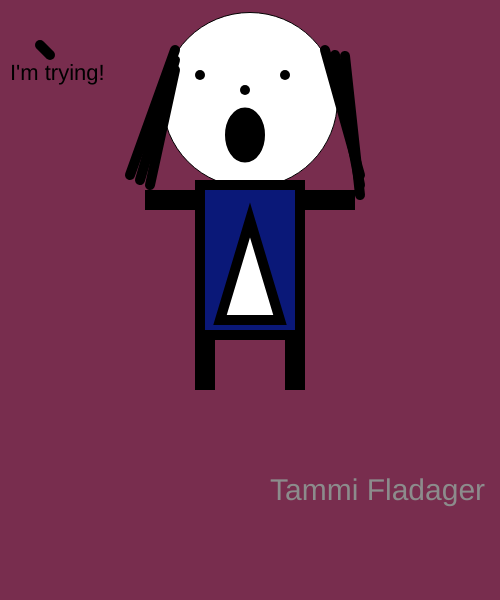
Frame 1 (no input)
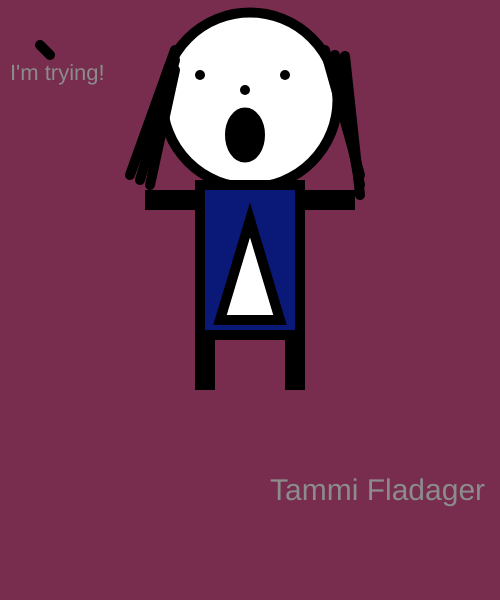
Frame 60 (no input)
Frame 120 (the mouse pressed at the canvas centre since frame 60): identical to frame 60, image omitted

The p5.js sketch that drew these frames (run headless with seeded random() and noise() and a simulated clock; from frame 60 on, the mouse is pressed at the canvas centre):

// p5.js sketch
// ── sketch.js
function setup()
{
    createCanvas(500, 600);
}

function draw()
{
    background(120,45,78);
    textSize(22)
    text("I'm trying!", 10,80);

    // head
    fill(255, 255, 255);
    circle(250,100,175);
   
    // eyes
    strokeWeight(10);
    fill(0);
    point(200,75);
    point(285,75);

    // nose
    point(245,90);
    
    // mouth
    ellipse(245, 135, 30, 45)

    // hair
    line(50,55,40,45)
    line(130,175,175,50);
    line(140,180,175,60);
    line(150,185,175,70);
    line(325,50,360,175);
    line(335,55,360,185);
    line(345,56,360,195);
    
    // body
    fill(10, 24, 120);
    rect(200,185,100,150);
    
    // decoration
    fill(255);
    triangle(220,320,250,220,280,320)
    // right arm
    fill(10, 24, 120);
    rect(300,195,50,10);
    // left arm
    rect(150,195,50,10);
    // left leg
    rect(200,335,10,50);
    // right leg
    rect(290,335,10,50);
    
    fill(140);
    textSize(30);
    text("Tammi Fladager",270,500 );


}
// ── test.html
<html>
<head>
<script src="p5.min.js"></script>
<script src="sketch.js"></script>

</head>

<body></body>

</html>
